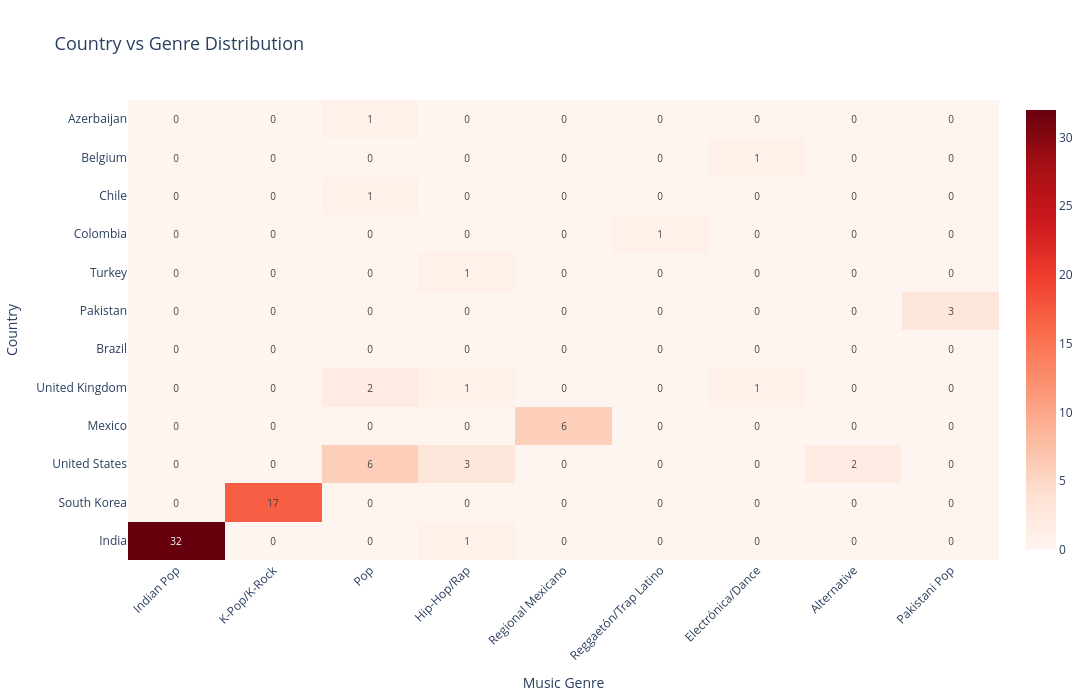

The cell this chart's notebook holds for it:
### Markdown cell above
### 6.3. Country-Genre Distribution Heatmap

### Code cell
df_analysis = df[~df['artist_country'].isin(['Multi-country', 'Unknown'])]

matrix = pd.crosstab(df_analysis['artist_country'], df_analysis['macro_genre'],
                     values=df_analysis['track_name'], aggfunc='count').fillna(0)

top_countries_matrix = matrix.sum(axis=1).sort_values(ascending=False).head(12).index
top_genres_matrix = genre_stats.nlargest(10, 'total_songs')['macro_genre'].tolist()
top_genres_existing = [g for g in top_genres_matrix if g in matrix.columns]

matrix_heatmap = matrix.loc[top_countries_matrix, top_genres_existing]

print("="*80)
print("COUNTRY vs GENRE MATRIX (Top 12 countries × Top 10 genres)")
print("="*80)
display(matrix_heatmap)

fig = go.Figure(data=go.Heatmap(
    z=matrix_heatmap.values,
    x=matrix_heatmap.columns.tolist(),
    y=matrix_heatmap.index.tolist(),
    colorscale='Reds',
    text=matrix_heatmap.values,
    texttemplate='%{text}',
    textfont={"size": 10},
    hoverongaps=False,
    hovertemplate='<b>Country: %{y}</b><br><b>Genre: %{x}</b><br><b>Songs: %{z}</b><extra></extra>'
))

fig.update_layout(
    title='Country vs Genre Distribution',
    title_font_size=18,
    xaxis_title='Music Genre',
    yaxis_title='Country',
    xaxis_tickangle=-45,
    width=1200,
    height=700,
    paper_bgcolor='white'
)
fig.show()

### Figure 1 — Plotly figure (JSON) as saved in the notebook; plotly's stock layout.template omitted (floating-point values rounded to 4 significant figures)
{"data": [{"colorscale": [[0.0, "rgb(255,245,240)"], [0.125, "rgb(254,224,210)"], [0.25, "rgb(252,187,161)"], [0.375, "rgb(252,146,114)"], [0.5, "rgb(251,106,74)"], [0.625, "rgb(239,59,44)"], [0.75, "rgb(203,24,29)"], [0.875, "rgb(165,15,21)"], [1.0, "rgb(103,0,13)"]], "hoverongaps": false, "hovertemplate": "<b>Country: %{y}</b><br><b>Genre: %{x}</b><br><b>Songs: %{z}</b><extra></extra>", "text": [[32.0, 0.0, 0.0, 1.0, 0.0, 0.0, 0.0, 0.0, 0.0], [0.0, 17.0, 0.0, 0.0, 0.0, 0.0, 0.0, 0.0, 0.0], [0.0, 0.0, 6.0, 3.0, 0.0, 0.0, 0.0, 2.0, 0.0], [0.0, 0.0, 0.0, 0.0, 6.0, 0.0, 0.0, 0.0, 0.0], [0.0, 0.0, 2.0, 1.0, 0.0, 0.0, 1.0, 0.0, 0.0], [0.0, 0.0, 0.0, 0.0, 0.0, 0.0, 0.0, 0.0, 0.0], [0.0, 0.0, 0.0, 0.0, 0.0, 0.0, 0.0, 0.0, 3.0], [0.0, 0.0, 0.0, 1.0, 0.0, 0.0, 0.0, 0.0, 0.0], [0.0, 0.0, 0.0, 0.0, 0.0, 1.0, 0.0, 0.0, 0.0], [0.0, 0.0, 1.0, 0.0, 0.0, 0.0, 0.0, 0.0, 0.0], [0.0, 0.0, 0.0, 0.0, 0.0, 0.0, 1.0, 0.0, 0.0], [0.0, 0.0, 1.0, 0.0, 0.0, 0.0, 0.0, 0.0, 0.0]], "textfont": {"size": 10}, "texttemplate": "%{text}", "type": "heatmap", "x": ["Indian Pop", "K-Pop/K-Rock", "Pop", "Hip-Hop/Rap", "Regional Mexicano", "Reggaetón/Trap Latino", "Electrónica/Dance", "Alternative", "Pakistani Pop"], "y": ["India", "South Korea", "United States", "Mexico", "United Kingdom", "Brazil", "Pakistan", "Turkey", "Colombia", "Chile", "Belgium", "Azerbaijan"], "z": [[32.0, 0.0, 0.0, 1.0, 0.0, 0.0, 0.0, 0.0, 0.0], [0.0, 17.0, 0.0, 0.0, 0.0, 0.0, 0.0, 0.0, 0.0], [0.0, 0.0, 6.0, 3.0, 0.0, 0.0, 0.0, 2.0, 0.0], [0.0, 0.0, 0.0, 0.0, 6.0, 0.0, 0.0, 0.0, 0.0], [0.0, 0.0, 2.0, 1.0, 0.0, 0.0, 1.0, 0.0, 0.0], [0.0, 0.0, 0.0, 0.0, 0.0, 0.0, 0.0, 0.0, 0.0], [0.0, 0.0, 0.0, 0.0, 0.0, 0.0, 0.0, 0.0, 3.0], [0.0, 0.0, 0.0, 1.0, 0.0, 0.0, 0.0, 0.0, 0.0], [0.0, 0.0, 0.0, 0.0, 0.0, 1.0, 0.0, 0.0, 0.0], [0.0, 0.0, 1.0, 0.0, 0.0, 0.0, 0.0, 0.0, 0.0], [0.0, 0.0, 0.0, 0.0, 0.0, 0.0, 1.0, 0.0, 0.0], [0.0, 0.0, 1.0, 0.0, 0.0, 0.0, 0.0, 0.0, 0.0]]}], "layout": {"height": 700, "paper_bgcolor": "white", "title": {"font": {"size": 18}, "text": "Country vs Genre Distribution"}, "width": 1200, "xaxis": {"tickangle": -45, "title": {"text": "Music Genre"}}, "yaxis": {"title": {"text": "Country"}}}}
